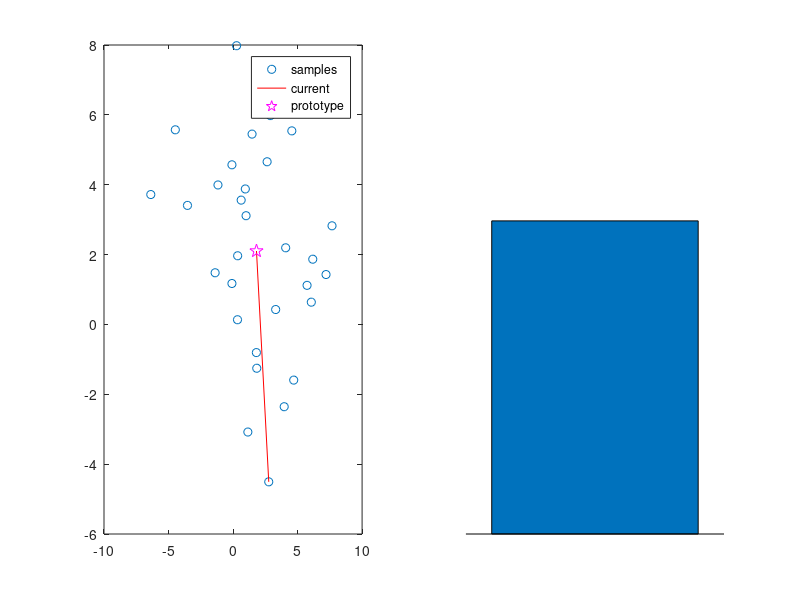
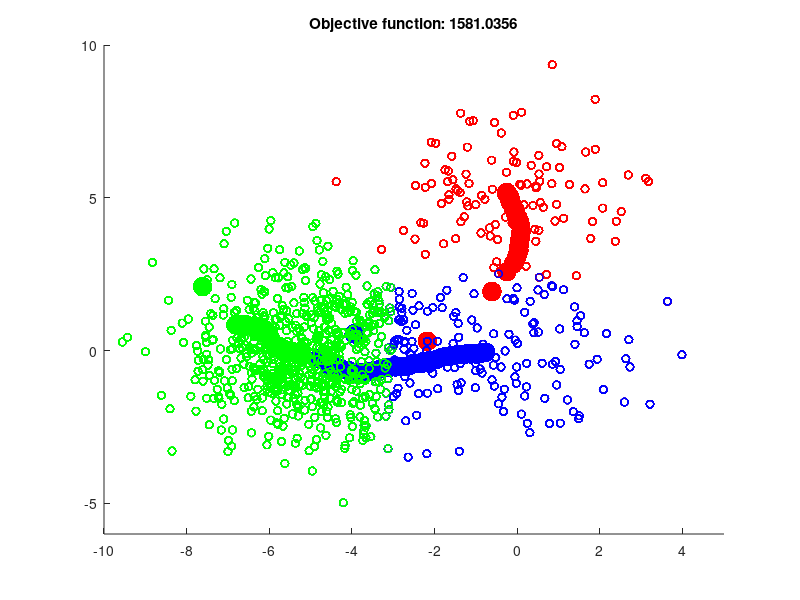

MATLAB code to generate these figures, in order:
% This is a MATLAB script for the
% CLPS1291 lecture on k-means.

% Other m-files required: none
% Subfunctions: none
% MAT-files required: none
% Author: Thomas Serre
% Brown University
% CLPS Department
% email: Thomas_Serre@Brown.edu
% Website: http://serre-lab.clps.brown.edu
% February 2014;
% The k-means code is a modified version of the
% simple_kmedias function by Mauricio Martinez-Garcia, 2003,2007

clc;
clear all;
close all;

%%%%%%%%%%%%%%%%%%%%%%%%%%%%%%%%%%%%%%%%%%%%%%%%%%%%%%%%%%%%%%%%%%%%%%%%%%
%% Model neuron coding for distance from average for toy data
%% Excercise for home: Try to run the code on your faces...
clear all;
x   = 2.0 + 3.0*randn(2,30);
sim = 'rbf'; % 'rbf' or 'dot-prod' or 'sig'

%% Excercise: Try to implement the normalized dot-product

% Algorithm starts
ind = randperm(size(x,2)); %% randomize the presentation order
m   = mean(x,2); %% sample mean
w   = m;

for ii = 1:size(x,2)
    subplot(1,2,1); plot(x(1,:), x(2,:), 'o');
    hold on;
    
    switch sim
        case 'rbf'
            % compute distance between current stimulus x(:,ind(ii)) and synaptic weight
            D2   = sum((x(:,ind(ii))-w).^2);
            sig2 = 100;
            y = exp(-D2/sig2);
            
            plot([m(1) x(1,ind(ii))], [m(2) x(2,ind(ii))], '-r', 'MarkerSize', 10);
            plot(m(1), m(2), 'pm', 'MarkerSize', 10);
            legend('samples', 'current','prototype')
            hold off
            subplot(1,2,2); bar(1,y); axis([0 2 0 1]); axis off
            
        case 'dot-prod'
            y = w'*x(:,ind(ii));
            
            plot([0 x(1,ind(ii))], [0 x(2,ind(ii))], '-r', 'MarkerSize', 10);
            plot([0 m(1)], [0  m(2)], '-g', 'MarkerSize', 10);
            legend('samples', 'current','prototype')
            hold off
            subplot(1,2,2); bar(1,y); axis([0 2 -10 10]); axis off
            
        case 'sig'
            y = logsig(w'*x(:,ind(ii)));
            
            plot([0 x(1,ind(ii))], [0 x(2,ind(ii))], '-r', 'MarkerSize', 10);
            plot([0 m(1)], [0  m(2)], '-g', 'MarkerSize', 10);
            legend('samples', 'current','prototype')
            hold off
            subplot(1,2,2); bar(1,y); axis([0 2 0 1]); axis off
    end
    pause
end


%%%%%%%%%%%%%%%%%%%%%%%%%%%%%%%%%%%%%%%%%%%%%%%%%%%%%%%%%%%%%%%%%%%%%%%%%%
%% K-means demo

close all;
clear all;

K  = 3; %% K for k-means

col = [1 0 0; 0 1 0; 0 0 1; 1 1 0; 1 0 1; 0 1 1];

dim     = 2;
%%init
dist    = zeros(1,K);
maxerr  = 0;
m       = 1;

clus_size = [100 100 700];
my_var    = [2 2 2];
my_sdev   = sqrt(my_var);


cluster1 = my_sdev(1)*randn(clus_size(1),dim) + kron(ones(clus_size(1),1),[0,0]);
cluster2 = my_sdev(2)*randn(clus_size(2),dim) + kron(ones(clus_size(2),1),[0,5]);
cluster3 = my_sdev(3)*randn(clus_size(3),dim) + kron(ones(clus_size(3),1),[-5,0]);

% Build data matrix with corresponding labels lab
X    = [cluster1 ; cluster2 ; cluster3];
lab  = [ones(size(cluster1,1),1); ...
    2*ones(size(cluster2,1),1); 3*ones(size(cluster3,1),1)];

[Ndata, dims] = size(X);

figure
scatter(X(:,1),X(:,2), 30, [0 0 0]);
axis([-10 5 -6 10]);
hold on;

% Initial prototype assignment (arbitrary)
ind = randperm(size(X,1));
for i=1:K-1
    means(i,:) = X(ind(i),:);
end
means(K,:) = mean(X(K:Ndata,:));

cmp = 1 + maxerr;
while (cmp > maxerr)
    
    class  = zeros(K,dims);
    Nclass = zeros(K,1);
    myind  = [];
    
    scatter(means(:,1), means(:,2), 200, col(1:K,:), 'fill' );
    
    pause(.5);
    
    % Groups each elements to the nearest prototype
    for ii = 1:Ndata
        for jj = 1:K
            % Euclidean distance from data to each prototype
            dist(jj) = norm(X(ii,:)-means(jj,:))^2;
        end
        % Find indices of minimum distance
        index_min = find(~(dist-min(dist)));
        
        % If there are multiple min distances, decide randomly
        index_min          = index_min(ceil(length(index_min)*rand));
        class(index_min,:) = class(index_min,:) + X(ii,:);
        Nclass(index_min)  = Nclass(index_min) + 1;
        myind              = [myind index_min];
    end
    
    err = 0;
    for ii = 1:K
        class(ii,:) = class(ii,:) / Nclass(ii);
        ind         = find(myind==ii);
        
        scatter(X(ind,1),X(ind,2), 30, repmat(col(ii,:), length(ind),1));
        
        err = err+sum(sqrt(sum((X(ind,:)-repmat(class(ii,:),length(ind),1)).^2,2)));
    end
    
    title(['Objective function: ' num2str(err)])
    pause(.5);
    
    % Compare results with previous iteration
    cmp = 0;
    for ii = 1:K
        cmp = norm(class(ii,:)-means(ii,:));
    end
    
    % Prototype update
    means = class;
end

Nmeans = Nclass;




